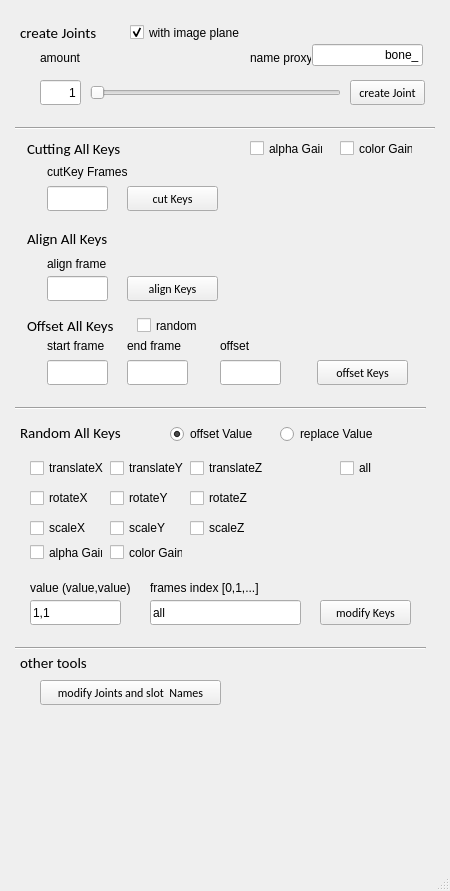
<?xml version="1.0" encoding="UTF-8"?>
<ui version="4.0">
 <class>MainWindow</class>
 <widget class="QMainWindow" name="MainWindow">
  <property name="geometry">
   <rect>
    <x>0</x>
    <y>0</y>
    <width>450</width>
    <height>891</height>
   </rect>
  </property>
  <property name="windowTitle">
   <string>MainWindow</string>
  </property>
  <widget class="QWidget" name="centralwidget">
   <widget class="QLineEdit" name="lineEdit_numberJoints">
    <property name="geometry">
     <rect>
      <x>40</x>
      <y>80</y>
      <width>41</width>
      <height>25</height>
     </rect>
    </property>
    <property name="text">
     <string>1</string>
    </property>
    <property name="alignment">
     <set>Qt::AlignRight|Qt::AlignTrailing|Qt::AlignVCenter</set>
    </property>
   </widget>
   <widget class="QLabel" name="label_sf">
    <property name="geometry">
     <rect>
      <x>20</x>
      <y>20</y>
      <width>111</width>
      <height>25</height>
     </rect>
    </property>
    <property name="font">
     <font>
      <family>Calibri</family>
      <pointsize>11</pointsize>
     </font>
    </property>
    <property name="text">
     <string>create Joints</string>
    </property>
   </widget>
   <widget class="QLabel" name="label_ef">
    <property name="geometry">
     <rect>
      <x>40</x>
      <y>45</y>
      <width>71</width>
      <height>25</height>
     </rect>
    </property>
    <property name="text">
     <string>amount</string>
    </property>
   </widget>
   <widget class="QPushButton" name="pushButton_createJoint">
    <property name="geometry">
     <rect>
      <x>350</x>
      <y>80</y>
      <width>75</width>
      <height>25</height>
     </rect>
    </property>
    <property name="font">
     <font>
      <family>Calibri</family>
     </font>
    </property>
    <property name="text">
     <string>create Joint</string>
    </property>
   </widget>
   <widget class="QLabel" name="label_rt_2">
    <property name="geometry">
     <rect>
      <x>220</x>
      <y>333</y>
      <width>71</width>
      <height>25</height>
     </rect>
    </property>
    <property name="text">
     <string>offset </string>
    </property>
   </widget>
   <widget class="QLineEdit" name="lineEdit_offsetFrame">
    <property name="geometry">
     <rect>
      <x>220</x>
      <y>360</y>
      <width>61</width>
      <height>25</height>
     </rect>
    </property>
   </widget>
   <widget class="QPushButton" name="pushButton_makeOffsetFrame">
    <property name="geometry">
     <rect>
      <x>317</x>
      <y>360</y>
      <width>91</width>
      <height>25</height>
     </rect>
    </property>
    <property name="font">
     <font>
      <family>Calibri</family>
     </font>
    </property>
    <property name="text">
     <string>offset Keys</string>
    </property>
   </widget>
   <widget class="QLineEdit" name="lineEdit_offfsetStartFrame">
    <property name="geometry">
     <rect>
      <x>47</x>
      <y>360</y>
      <width>61</width>
      <height>25</height>
     </rect>
    </property>
   </widget>
   <widget class="QLabel" name="label_sf_2">
    <property name="geometry">
     <rect>
      <x>47</x>
      <y>333</y>
      <width>71</width>
      <height>25</height>
     </rect>
    </property>
    <property name="text">
     <string>start frame</string>
    </property>
   </widget>
   <widget class="QLabel" name="label_ef_2">
    <property name="geometry">
     <rect>
      <x>127</x>
      <y>333</y>
      <width>71</width>
      <height>25</height>
     </rect>
    </property>
    <property name="text">
     <string>end frame</string>
    </property>
   </widget>
   <widget class="QLineEdit" name="lineEdit_offfsetendFrame">
    <property name="geometry">
     <rect>
      <x>127</x>
      <y>360</y>
      <width>61</width>
      <height>25</height>
     </rect>
    </property>
   </widget>
   <widget class="QLabel" name="label_sf_3">
    <property name="geometry">
     <rect>
      <x>47</x>
      <y>159</y>
      <width>81</width>
      <height>25</height>
     </rect>
    </property>
    <property name="text">
     <string>cutKey Frames</string>
    </property>
   </widget>
   <widget class="QLineEdit" name="lineEdit_cutkeyFrames">
    <property name="geometry">
     <rect>
      <x>47</x>
      <y>186</y>
      <width>61</width>
      <height>25</height>
     </rect>
    </property>
   </widget>
   <widget class="QPushButton" name="pushButton_cutKeys">
    <property name="geometry">
     <rect>
      <x>127</x>
      <y>186</y>
      <width>91</width>
      <height>25</height>
     </rect>
    </property>
    <property name="font">
     <font>
      <family>Calibri</family>
     </font>
    </property>
    <property name="text">
     <string>cut Keys</string>
    </property>
   </widget>
   <widget class="QLineEdit" name="lineEdit_alignKey">
    <property name="geometry">
     <rect>
      <x>47</x>
      <y>276</y>
      <width>61</width>
      <height>25</height>
     </rect>
    </property>
   </widget>
   <widget class="QPushButton" name="pushButton_alignKey">
    <property name="geometry">
     <rect>
      <x>127</x>
      <y>276</y>
      <width>91</width>
      <height>25</height>
     </rect>
    </property>
    <property name="font">
     <font>
      <family>Calibri</family>
     </font>
    </property>
    <property name="text">
     <string>align Keys</string>
    </property>
   </widget>
   <widget class="QLabel" name="label_sf_4">
    <property name="geometry">
     <rect>
      <x>47</x>
      <y>251</y>
      <width>81</width>
      <height>25</height>
     </rect>
    </property>
    <property name="text">
     <string>align frame</string>
    </property>
   </widget>
   <widget class="QCheckBox" name="checkBox_offsetRandom">
    <property name="geometry">
     <rect>
      <x>137</x>
      <y>313</y>
      <width>73</width>
      <height>25</height>
     </rect>
    </property>
    <property name="text">
     <string>random</string>
    </property>
   </widget>
   <widget class="QLineEdit" name="lineEdit_modifyValue">
    <property name="geometry">
     <rect>
      <x>30</x>
      <y>600</y>
      <width>91</width>
      <height>25</height>
     </rect>
    </property>
    <property name="text">
     <string>1,1</string>
    </property>
   </widget>
   <widget class="QPushButton" name="pushButton_makdModify">
    <property name="geometry">
     <rect>
      <x>320</x>
      <y>600</y>
      <width>91</width>
      <height>25</height>
     </rect>
    </property>
    <property name="font">
     <font>
      <family>Calibri</family>
     </font>
    </property>
    <property name="text">
     <string>modify Keys</string>
    </property>
   </widget>
   <widget class="QLabel" name="label_sf_5">
    <property name="geometry">
     <rect>
      <x>30</x>
      <y>580</y>
      <width>101</width>
      <height>16</height>
     </rect>
    </property>
    <property name="text">
     <string>value (value,value)</string>
    </property>
   </widget>
   <widget class="QLabel" name="label_sf_6">
    <property name="geometry">
     <rect>
      <x>150</x>
      <y>580</y>
      <width>111</width>
      <height>16</height>
     </rect>
    </property>
    <property name="text">
     <string>frames index [0,1,...]</string>
    </property>
   </widget>
   <widget class="QLineEdit" name="lineEdit_modifyFrame">
    <property name="geometry">
     <rect>
      <x>150</x>
      <y>600</y>
      <width>151</width>
      <height>25</height>
     </rect>
    </property>
    <property name="text">
     <string>all</string>
    </property>
   </widget>
   <widget class="QCheckBox" name="checkBox_translateX">
    <property name="geometry">
     <rect>
      <x>30</x>
      <y>460</y>
      <width>81</width>
      <height>16</height>
     </rect>
    </property>
    <property name="text">
     <string>translateX</string>
    </property>
    <property name="checked">
     <bool>false</bool>
    </property>
   </widget>
   <widget class="Line" name="line">
    <property name="geometry">
     <rect>
      <x>15</x>
      <y>400</y>
      <width>411</width>
      <height>16</height>
     </rect>
    </property>
    <property name="orientation">
     <enum>Qt::Horizontal</enum>
    </property>
   </widget>
   <widget class="QCheckBox" name="checkBox_translateY">
    <property name="geometry">
     <rect>
      <x>110</x>
      <y>460</y>
      <width>81</width>
      <height>16</height>
     </rect>
    </property>
    <property name="text">
     <string>translateY</string>
    </property>
    <property name="checked">
     <bool>false</bool>
    </property>
   </widget>
   <widget class="QCheckBox" name="checkBox_translateZ">
    <property name="geometry">
     <rect>
      <x>190</x>
      <y>460</y>
      <width>81</width>
      <height>16</height>
     </rect>
    </property>
    <property name="text">
     <string>translateZ</string>
    </property>
   </widget>
   <widget class="QCheckBox" name="checkBox_rotateX">
    <property name="geometry">
     <rect>
      <x>30</x>
      <y>490</y>
      <width>81</width>
      <height>16</height>
     </rect>
    </property>
    <property name="text">
     <string>rotateX</string>
    </property>
   </widget>
   <widget class="QCheckBox" name="checkBox_rotateY">
    <property name="geometry">
     <rect>
      <x>110</x>
      <y>490</y>
      <width>81</width>
      <height>16</height>
     </rect>
    </property>
    <property name="text">
     <string>rotateY</string>
    </property>
   </widget>
   <widget class="QCheckBox" name="checkBox_rotateZ">
    <property name="geometry">
     <rect>
      <x>190</x>
      <y>490</y>
      <width>81</width>
      <height>16</height>
     </rect>
    </property>
    <property name="text">
     <string>rotateZ</string>
    </property>
    <property name="checked">
     <bool>false</bool>
    </property>
   </widget>
   <widget class="QCheckBox" name="checkBox_scaleX">
    <property name="geometry">
     <rect>
      <x>30</x>
      <y>520</y>
      <width>81</width>
      <height>16</height>
     </rect>
    </property>
    <property name="text">
     <string>scaleX</string>
    </property>
    <property name="checked">
     <bool>false</bool>
    </property>
   </widget>
   <widget class="QCheckBox" name="checkBox_scaleZ">
    <property name="geometry">
     <rect>
      <x>190</x>
      <y>520</y>
      <width>81</width>
      <height>16</height>
     </rect>
    </property>
    <property name="text">
     <string>scaleZ</string>
    </property>
   </widget>
   <widget class="QCheckBox" name="checkBox_scaleY">
    <property name="geometry">
     <rect>
      <x>110</x>
      <y>520</y>
      <width>81</width>
      <height>16</height>
     </rect>
    </property>
    <property name="text">
     <string>scaleY</string>
    </property>
    <property name="checked">
     <bool>false</bool>
    </property>
   </widget>
   <widget class="Line" name="line_2">
    <property name="geometry">
     <rect>
      <x>15</x>
      <y>120</y>
      <width>420</width>
      <height>16</height>
     </rect>
    </property>
    <property name="orientation">
     <enum>Qt::Horizontal</enum>
    </property>
   </widget>
   <widget class="QLabel" name="label_sf_7">
    <property name="geometry">
     <rect>
      <x>27</x>
      <y>136</y>
      <width>171</width>
      <height>25</height>
     </rect>
    </property>
    <property name="font">
     <font>
      <family>Calibri</family>
      <pointsize>11</pointsize>
     </font>
    </property>
    <property name="text">
     <string>Cutting All Keys</string>
    </property>
   </widget>
   <widget class="QSlider" name="horizontalSlider_numberJoints">
    <property name="geometry">
     <rect>
      <x>90</x>
      <y>80</y>
      <width>251</width>
      <height>25</height>
     </rect>
    </property>
    <property name="minimum">
     <number>1</number>
    </property>
    <property name="maximum">
     <number>300</number>
    </property>
    <property name="orientation">
     <enum>Qt::Horizontal</enum>
    </property>
   </widget>
   <widget class="QCheckBox" name="checkBox_witImagePlanes">
    <property name="geometry">
     <rect>
      <x>130</x>
      <y>20</y>
      <width>111</width>
      <height>25</height>
     </rect>
    </property>
    <property name="text">
     <string>with image plane</string>
    </property>
    <property name="checked">
     <bool>true</bool>
    </property>
   </widget>
   <widget class="QLabel" name="label_ef_3">
    <property name="geometry">
     <rect>
      <x>250</x>
      <y>45</y>
      <width>61</width>
      <height>25</height>
     </rect>
    </property>
    <property name="text">
     <string>name proxy:</string>
    </property>
   </widget>
   <widget class="QLineEdit" name="lineEdit_jointName">
    <property name="geometry">
     <rect>
      <x>312</x>
      <y>44</y>
      <width>111</width>
      <height>22</height>
     </rect>
    </property>
    <property name="text">
     <string>bone_</string>
    </property>
    <property name="alignment">
     <set>Qt::AlignRight|Qt::AlignTrailing|Qt::AlignVCenter</set>
    </property>
   </widget>
   <widget class="QPushButton" name="pushButton_modifyName">
    <property name="geometry">
     <rect>
      <x>40</x>
      <y>680</y>
      <width>181</width>
      <height>25</height>
     </rect>
    </property>
    <property name="font">
     <font>
      <family>Calibri</family>
     </font>
    </property>
    <property name="text">
     <string>modify Joints and slot  Names</string>
    </property>
   </widget>
   <widget class="QLabel" name="label_sf_8">
    <property name="geometry">
     <rect>
      <x>27</x>
      <y>313</y>
      <width>101</width>
      <height>25</height>
     </rect>
    </property>
    <property name="font">
     <font>
      <family>Calibri</family>
      <pointsize>11</pointsize>
     </font>
    </property>
    <property name="text">
     <string>Offset All Keys</string>
    </property>
   </widget>
   <widget class="QLabel" name="label_sf_9">
    <property name="geometry">
     <rect>
      <x>27</x>
      <y>226</y>
      <width>231</width>
      <height>25</height>
     </rect>
    </property>
    <property name="font">
     <font>
      <family>Calibri</family>
      <pointsize>11</pointsize>
     </font>
    </property>
    <property name="text">
     <string>Align All Keys</string>
    </property>
   </widget>
   <widget class="QLabel" name="label_sf_10">
    <property name="geometry">
     <rect>
      <x>20</x>
      <y>420</y>
      <width>131</width>
      <height>25</height>
     </rect>
    </property>
    <property name="font">
     <font>
      <family>Calibri</family>
      <pointsize>11</pointsize>
     </font>
    </property>
    <property name="text">
     <string>Random All Keys</string>
    </property>
   </widget>
   <widget class="QCheckBox" name="checkBox_alphaGain">
    <property name="geometry">
     <rect>
      <x>250</x>
      <y>136</y>
      <width>73</width>
      <height>25</height>
     </rect>
    </property>
    <property name="text">
     <string>alpha Gain</string>
    </property>
   </widget>
   <widget class="QCheckBox" name="checkBox_colorGain">
    <property name="geometry">
     <rect>
      <x>340</x>
      <y>136</y>
      <width>73</width>
      <height>25</height>
     </rect>
    </property>
    <property name="text">
     <string>color Gain</string>
    </property>
   </widget>
   <widget class="QCheckBox" name="checkBox_modify_alphaGain">
    <property name="geometry">
     <rect>
      <x>30</x>
      <y>540</y>
      <width>73</width>
      <height>25</height>
     </rect>
    </property>
    <property name="text">
     <string>alpha Gain</string>
    </property>
   </widget>
   <widget class="QCheckBox" name="checkBox_modify_colorGain">
    <property name="geometry">
     <rect>
      <x>110</x>
      <y>540</y>
      <width>73</width>
      <height>25</height>
     </rect>
    </property>
    <property name="text">
     <string>color Gain</string>
    </property>
   </widget>
   <widget class="Line" name="line_3">
    <property name="geometry">
     <rect>
      <x>15</x>
      <y>640</y>
      <width>411</width>
      <height>16</height>
     </rect>
    </property>
    <property name="orientation">
     <enum>Qt::Horizontal</enum>
    </property>
   </widget>
   <widget class="QLabel" name="label_sf_11">
    <property name="geometry">
     <rect>
      <x>20</x>
      <y>650</y>
      <width>131</width>
      <height>25</height>
     </rect>
    </property>
    <property name="font">
     <font>
      <family>Calibri</family>
      <pointsize>11</pointsize>
     </font>
    </property>
    <property name="text">
     <string>other tools</string>
    </property>
   </widget>
   <widget class="QCheckBox" name="checkBox_modify_all">
    <property name="geometry">
     <rect>
      <x>340</x>
      <y>460</y>
      <width>81</width>
      <height>16</height>
     </rect>
    </property>
    <property name="text">
     <string>all</string>
    </property>
   </widget>
   <widget class="QRadioButton" name="radioButton_offsetV">
    <property name="geometry">
     <rect>
      <x>170</x>
      <y>426</y>
      <width>91</width>
      <height>16</height>
     </rect>
    </property>
    <property name="text">
     <string>offset Value</string>
    </property>
    <property name="checked">
     <bool>true</bool>
    </property>
   </widget>
   <widget class="QRadioButton" name="radioButton_replaceV">
    <property name="geometry">
     <rect>
      <x>280</x>
      <y>426</y>
      <width>111</width>
      <height>16</height>
     </rect>
    </property>
    <property name="text">
     <string>replace Value</string>
    </property>
   </widget>
  </widget>
  <widget class="QStatusBar" name="statusbar"/>
 </widget>
 <resources/>
 <connections/>
</ui>
